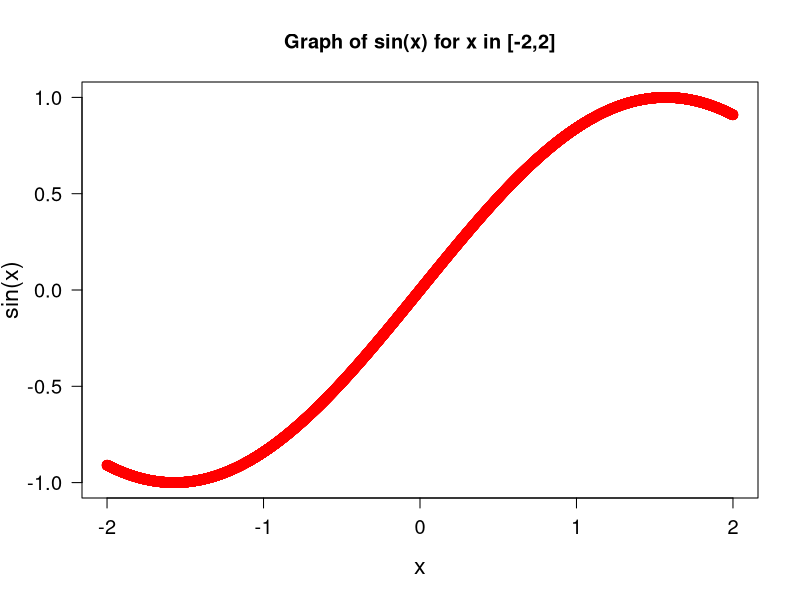
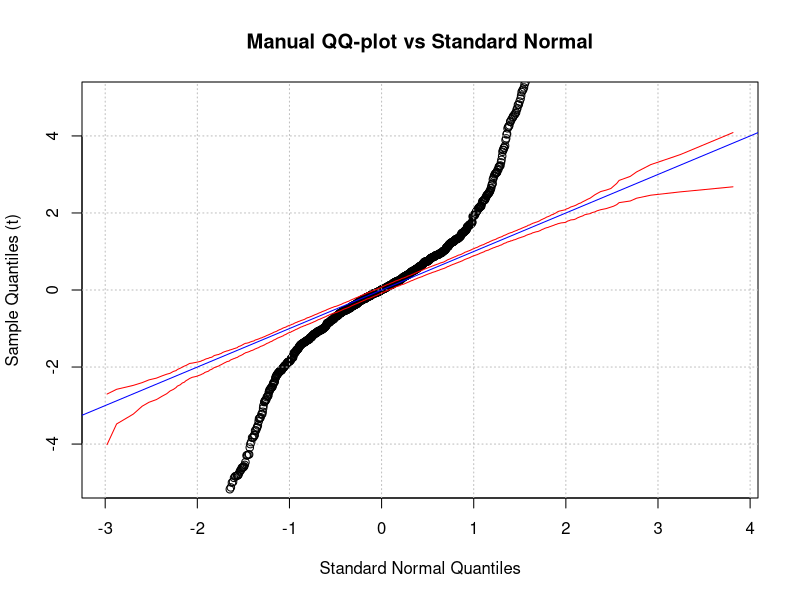
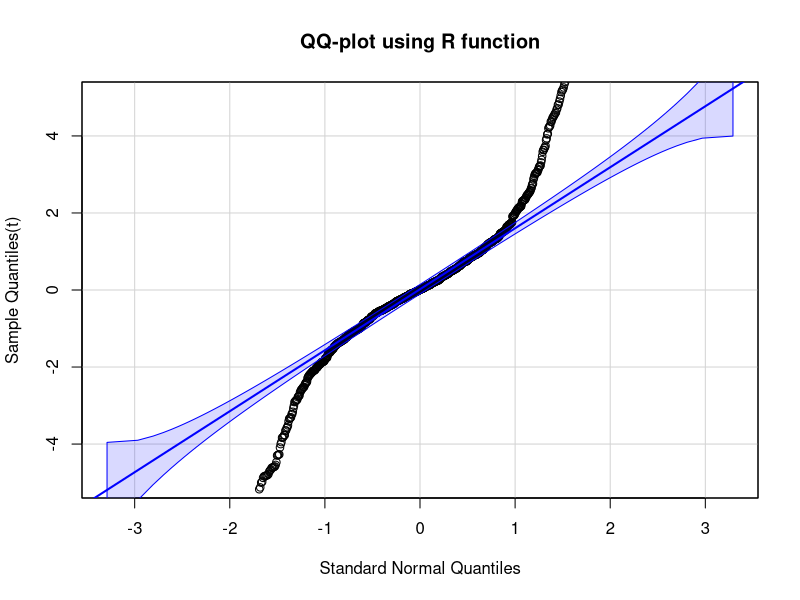

Reproduce these figures in R, in order.
# Author : Beno Tiroyakgosi
# Date   : 07 February 2026
# Subject: Statistical Computing Practical 1 


#==============================================
#  Load Packages
#==============================================
library(car)


#==============================================
#  Load Data
#==============================================

data("airquality")
data("cars")




#===============================================
#  Practical 1
#===============================================


#-----------------------------------------------
#  Question 1
#-----------------------------------------------


# This checks for NA in all the entries of the data frame
logical_df <- is.na(airquality)       
  
# Summing across the rows. If NA exists its recorded as 1 in logical_df
check_na <-  apply(logical_df,1,sum)

# creates a vector with the rows which have NA
rows_with_na <- which(check_na>0)
print(rows_with_na)

#-------------------------------------------------
#  Question 2
#-------------------------------------------------

statistics_fun <- function(input){
  # This function computes the mean, sd, min and max of a numerical vector input
  # This function returns a vector of the statistics 
  # NAs are removed during computation and results are rounded to 2 decimal places
  
  average   <- round(mean(input, na.rm = TRUE), 2)
  stand_dev <- round(sd(input, na.rm = TRUE), 2)
  min_val   <- round(min(input, na.rm = TRUE), 2)
  max_val   <- round(max(input, na.rm = TRUE), 2)
  
  return(c(average, stand_dev, min_val, max_val))
  
  }

# calling function to compute stats
temp_stats  <- statistics_fun(airquality$Temp)    
ozone_stats <- statistics_fun(airquality$Ozone)


# Creating data frame of statistics 
stats_df <- data.frame(temp_stats,
                       ozone_stats,
                       row.names = c("Mean", "Standard Deviation", "Minimum", "Maximum")
                       )

print(stats_df)

#---------------------------------------------
# Question 3
#---------------------------------------------



# Binding 1s to regressor/X which accounts for intercept

regressor_x <- cbind(1, cars$speed) 

# Storing dependent variable/ Y
dependent_var_y <- cars$dist


# Beta computation
beta <- solve(t(regressor_x) %*% regressor_x) %*% t(regressor_x) %*% dependent_var_y
print(beta)



#-----------------------------------------------
#  Question 4
#-----------------------------------------------

# Fit linear regression model where distance depends on speed
linear_model <- lm(dist ~ speed, data = cars)
summary(linear_model)



#===============================================
#  Day 3: Question 4 and 5
#===============================================


#-----------------------------------------------
#  Question 4
#-----------------------------------------------

# Generate a sequence of 10000 numbers from -2 to 2
nums <- seq(-2, 2 , length.out = 10000)

# Obtain the respective sin(x) values
sin_values <- sin(nums)

plot(nums, sin_values,
     pch  = 19,        # plot character
     main = "Graph of sin(x) for x in [-2,2]",
     xlab = "x",
     ylab = "sin(x)",
     lwd  = 3,         # line width
     col  = "red",
     las  = 1  ,       # axis 
     cex.lab = 1.4,    # axis titles
     cex.axis = 1.2   # axis tick labels
     )


#------------------------------------------------
#  Question 5
#------------------------------------------------


# sampling from a t-distribution
# setting seed makes simulation reproducible 
set.seed(123)          
t_sample <- rt(1000, df = 1)

# The QQ-plot compares ordered values so the values sampled are sorted

t_sorted <- sort(t_sample)
num_of_t <- length(t_sorted)

# Approximate normal quantiles to plot against t sample quantiles
set.seed(456)
sim_norm        <- rnorm(10000)
sim_norm_sorted <- sort(sim_norm)

# relative position to be used for quantile matching
relative_pos_cal <- (1:num_of_t) / num_of_t   

#relative position multiplied by total number of sim norm  to exctract 1000 associated values
expected_q <- sim_norm_sorted[round(relative_pos_cal * length(sim_norm_sorted))] 

#Beginning of 95% envelope
set.seed(789)
n_sims <- 1000

# simulate 1000x1000 matrix with columns being from the same normal sample. So 1000 samples. 
# The idea is to obtain the 2.5th and 97.5th quantile from each nth sample to plot

sim_matrix <- matrix(rnorm(num_of_t*n_sims), nrow = num_of_t, ncol = n_sims)

# sorting columns then obtaining quantiles
sim_matrix <- apply(sim_matrix, 2, sort)

lower_2_point_5 <- function(input){
  #This function finds and returns the 2.5th percentile 
  
  return(quantile(input, probs = 0.025))
}

upper_97_point_5 <- function(input){
  #This function finds and returns the 97.5th percentile
  
  return(quantile(input, probs = 0.975))
}


lower <- apply(sim_matrix, 1, lower_2_point_5)
upper <- apply(sim_matrix, 1, upper_97_point_5)

# Manual QQ-plot
plot(expected_q, t_sorted,
     xlab = "Standard Normal Quantiles", 
     ylab = "Sample Quantiles (t)", 
     main = "Manual QQ-plot vs Standard Normal",
     type = "p",
     col = "black",
     ylim = c(-5,5)                              # adjusting y axis limits to match presentation of qqPlot
     )
grid(col = "grey")
lines(expected_q, lower, col = "red", lty = 1)   # lower bound (2.5th quantile)
lines(expected_q, upper, col = "red", lty = 1)   # upper bound (97.5th quantile)
abline(0, 1, col = "blue", lwd = 1)  # 45 degree line


# QQ-plot against standard normal for verification
qqPlot(t_sorted,
       envelope = 0.95,
       ylim = c(-5, 5),
       main = "QQ-plot using R function",
       xlab = "Standard Normal Quantiles",
       ylab = "Sample Quantiles(t)"
       )


